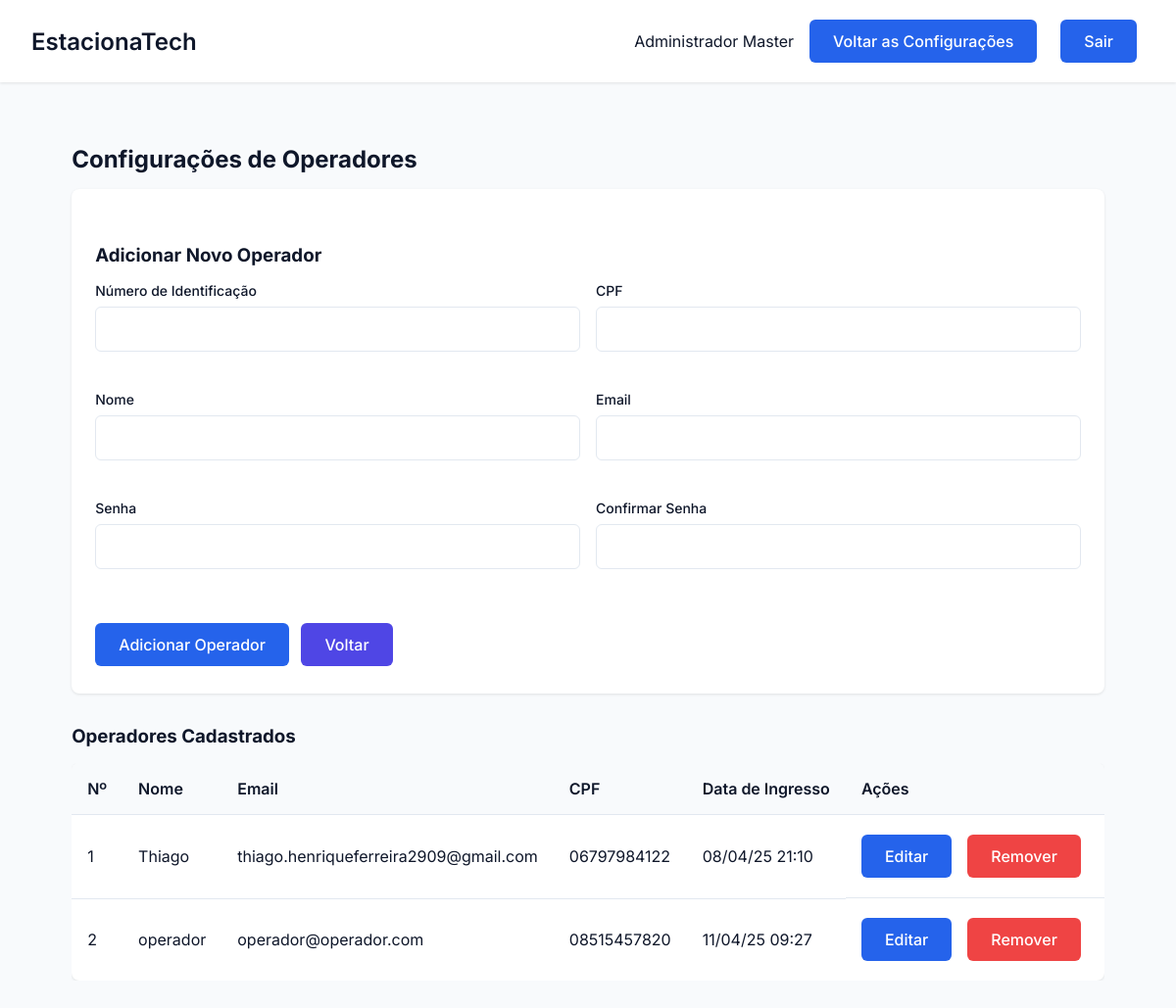
The app's page /operador/config_operadores (signed in), older data.
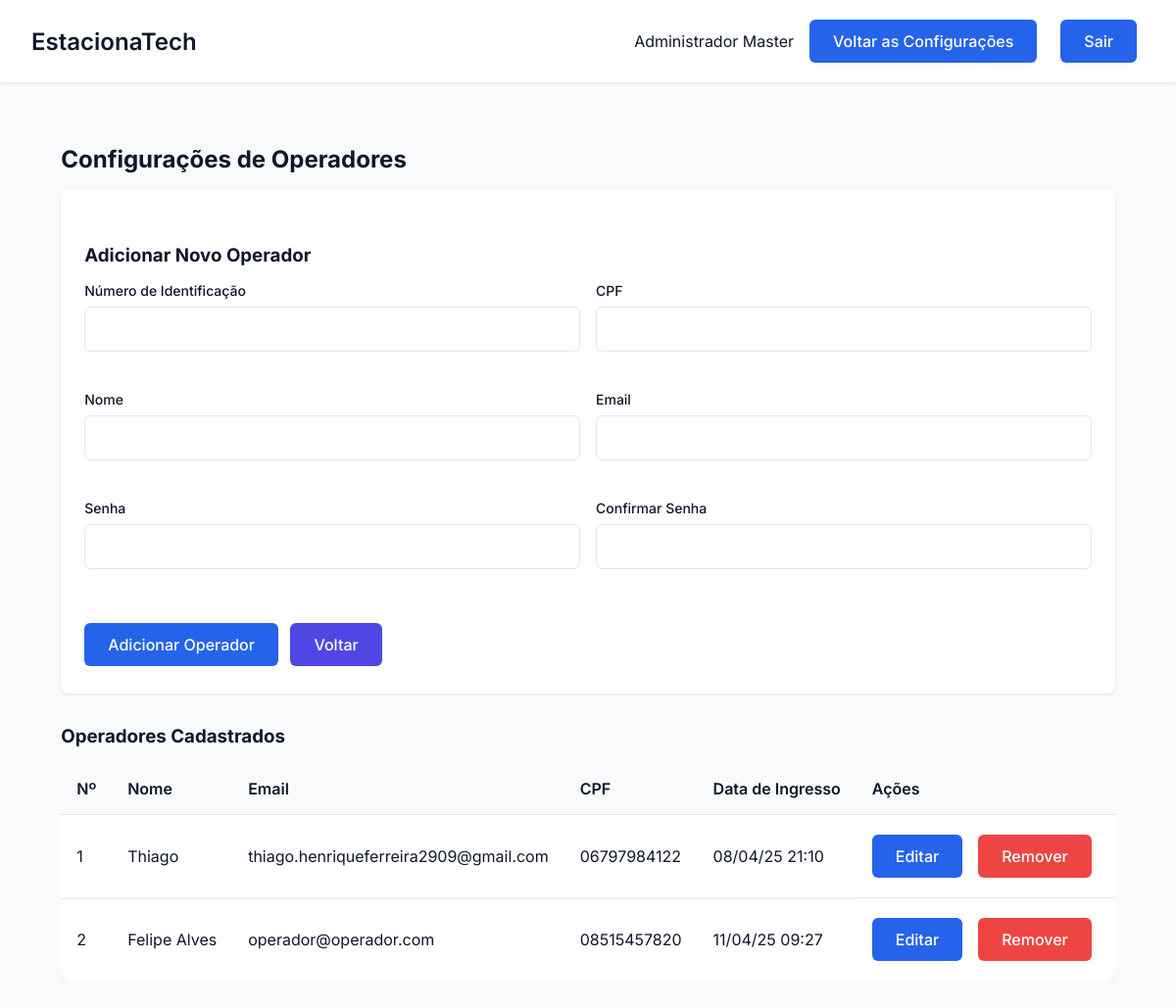
The same page, newer data.
### tables this page shows
CREATE TABLE Usuario (
        id_usuario TEXT PRIMARY KEY,
        cpf_usuario TEXT NOT NULL,
        nome TEXT NOT NULL,
        email TEXT NOT NULL,
        senha TEXT NOT NULL,
        tipo TEXT NOT NULL CHECK (tipo IN ('administrador', 'operador')),
        data_ingresso DATETIME NOT NULL,
        data_saida DATETIME
    );

### EstacionaTech/routes/operador_routes.py (the view, shortened to what this page needs)
@operador_bp.route('/config_operadores', methods=['GET', 'POST'])
def config_operadores():
    if 'usuario_id' not in session or session.get('tipo') != 'administrador':
        flash('Acesso negado.', 'error')
        return redirect(url_for('auth.login'))
    operadores_originais = Operador.get_all()
    operadores_processados = []
    for operador_tupla in operadores_originais:
        operador_lista = list(operador_tupla)
        data_ingresso = operador_lista[6]
        if isinstance(data_ingresso, str):
            try:
                operador_lista[6] = datetime.strptime(data_ingresso.split('.')[0], '%Y-%m-%d %H:%M:%S')
            except ValueError:
                print(f"AVISO: Não foi possível converter a data '{data_ingresso}' para o operador {operador_lista[0]}.")
                operador_lista[6] = data_ingresso
        operadores_processados.append(tuple(operador_lista))
    return render_template('config_operadores.html', operadores=operadores_processados, nome=session.get('nome'))

### EstacionaTech/database/database.py (called while the page is built)
def conectar():
    diretorio_db = "EstacionaTech/database"
    if not os.path.exists(diretorio_db):
        os.makedirs(diretorio_db)  # Criar diretório caso não exista
    return sqlite3.connect(f"{diretorio_db}/estacionatech.db")

### EstacionaTech/models/operador.py (called while the page is built)
    @staticmethod
    def get_all():
        conn = conectar()
        cursor = conn.cursor()
        try:
            cursor.execute("SELECT * FROM Usuario WHERE tipo = 'operador'")
            return cursor.fetchall()
        except sqlite3.Error as e:
            print(f"Erro ao buscar operadores: {e}")
            return []
        finally:
            conn.close()

### app.py (called while the page is built)
@app.before_request
def make_session_permanent():
    session.permanent = True

### EstacionaTech/templates/config_operadores.html (shortened to what the changed rows need)
<!DOCTYPE html>
<html lang="pt-BR">
<head>
    <link rel="stylesheet" href="{{ url_for('static', filename='css/estilo.css') }}">
    <link rel="stylesheet" href="{{ url_for('static', filename='css/operadores.css') }}">
</head>
<body>
    <div class="dashboard">
        <header class="dashboard-header">
            <nav class="dashboard-nav container">
                <h1 class="dashboard-title">EstacionaTech</h1>
            </nav>
        </header>
        <main class="dashboard-content container">
            <h2>Configurações de Operadores</h2>
            <div class="tabela-container">
                <table class="table">
                    <thead>
                        <tr>
                            <th>Nº</th>
                            <th>Nome</th>
                            <th>Email</th>
                            <th>CPF</th>
                            <th>Data de Ingresso</th>
                            <th>Ações</th>
                        </tr>
                    </thead>
                    <tbody>
                        {% for operador in operadores %}
                        <tr>
                            <td>{{ operador[0] }}</td>
                            <td>{{ operador[2] }}</td>
                            <td>{{ operador[3] }}</td>
                            <td>{{ operador[1] }}</td>
                            <td>{{ operador[6].strftime('%d/%m/%y %H:%M') }}</td>
                            <td class="acoes">
                                <button class="btn btn-secundario" onclick="openEditModal('{{ operador[0] }}', '{{ operador[2] }}', '{{ operador[3] }}', '{{ operador[1] }}')">Editar</button>
                                <form action="{{ url_for('operadores.remover_operador', id_operador=operador[0]) }}" method="POST" class="inline-form" onsubmit="return confirm('Tem certeza que deseja remover este operador?');">
                                    <button type="submit" class="btn btn-perigo">Remover</button>
                                </form>
                            </td>
                        </tr>
                        {% endfor %}
                    </tbody>
                </table>
            </div>
        </main>
    </div>
</body>
</html>

Row changes from the older to the newer data that the page shows:
changed Usuario "operador@operador.com": nome "operador" → "Felipe Alves"
